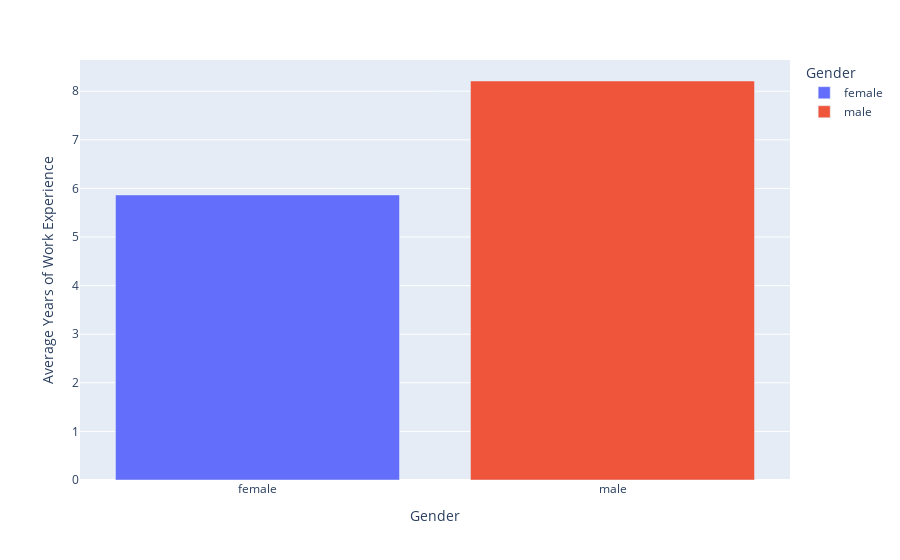

Notebook cell for this chart:
### Code cell
df = pd.read_parquet('../data/SO_2014_2022.pq')

avg_work_experience = df.groupby('Gender')['YearsCodePro'].mean().reset_index()

fig = px.bar(avg_work_experience, x='Gender', y='YearsCodePro', color='Gender',
             labels={'Gender': 'Gender', 'YearsCodePro': 'Average Years of Work Experience'})

fig.show()

### Figure 1 — Plotly figure (JSON) as saved in the notebook; plotly's stock layout.template omitted (floating-point values rounded to 4 significant figures)
{"data": [{"alignmentgroup": "True", "hovertemplate": "Gender=%{x}<br>Average Years of Work Experience=%{y}<extra></extra>", "legendgroup": "female", "marker": {"color": "#636efa", "pattern": {"shape": ""}}, "name": "female", "offsetgroup": "female", "orientation": "v", "showlegend": true, "textposition": "auto", "type": "bar", "x": ["female"], "xaxis": "x", "y": [5.865], "yaxis": "y"}, {"alignmentgroup": "True", "hovertemplate": "Gender=%{x}<br>Average Years of Work Experience=%{y}<extra></extra>", "legendgroup": "male", "marker": {"color": "#EF553B", "pattern": {"shape": ""}}, "name": "male", "offsetgroup": "male", "orientation": "v", "showlegend": true, "textposition": "auto", "type": "bar", "x": ["male"], "xaxis": "x", "y": [8.21], "yaxis": "y"}], "layout": {"barmode": "relative", "legend": {"title": {"text": "Gender"}, "tracegroupgap": 0}, "margin": {"t": 60}, "xaxis": {"anchor": "y", "categoryarray": ["female", "male"], "categoryorder": "array", "domain": [0, 1], "title": {"text": "Gender"}}, "yaxis": {"anchor": "x", "domain": [0, 1], "title": {"text": "Average Years of Work Experience"}}}}
